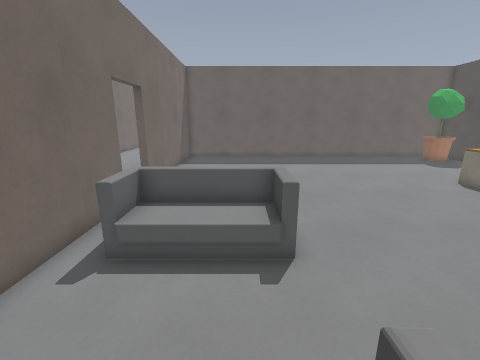
view 1 (above)

17 first-person views from a walk through a level from a Godot 3-D game. The camera is 1.2 m above the floor, tilts 14° down and sees 90° across. Doors that lead somewhere are drawn open, without their leaves. The floor is counted in squares, 0.5 m on a side. Each view is taken from the middle of a square. On the plan, view 1 faces up. The plan holds only what a view shows up to about 17 squares ahead; the rest is blank. The place goes on beyond the plan.

view 2
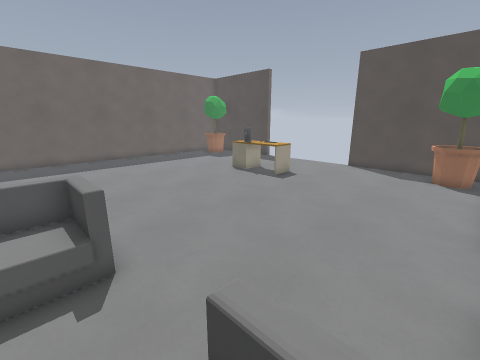

view 3
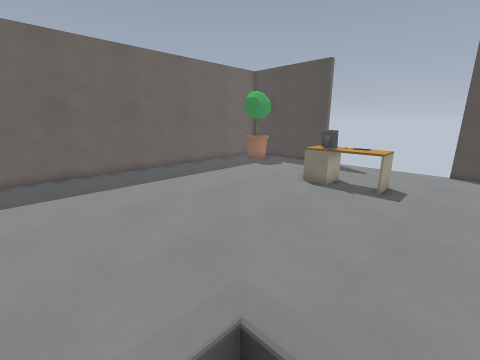

view 4
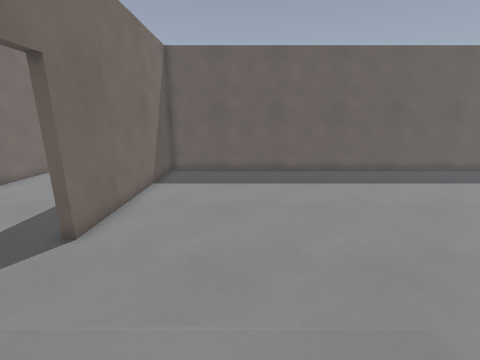

view 5
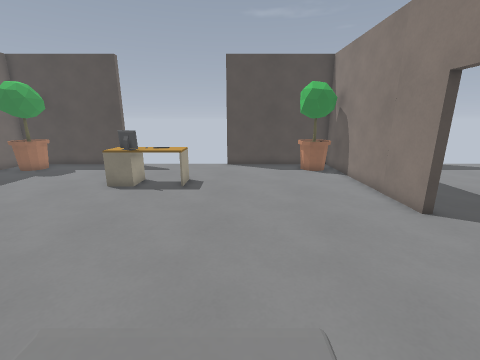

view 6
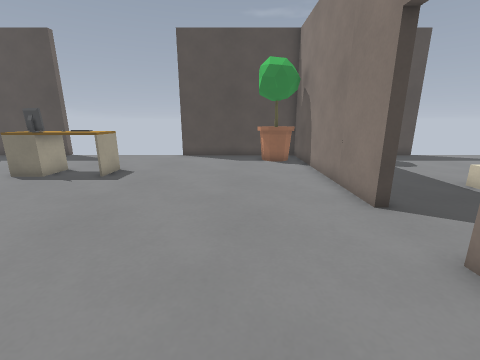

view 7
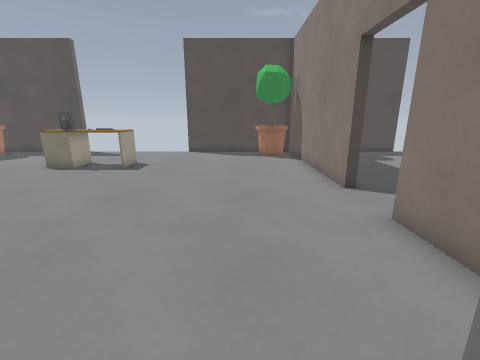

view 8
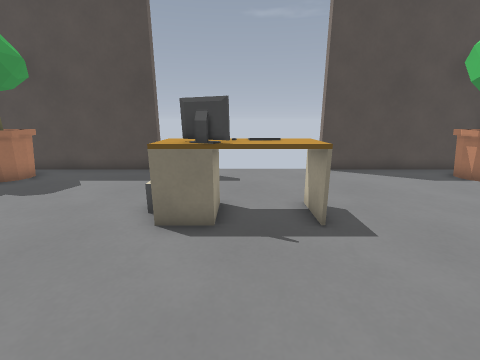

view 9
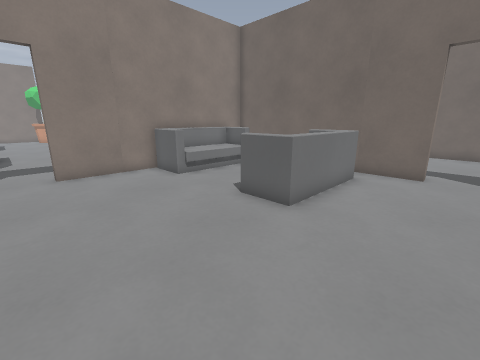

view 10
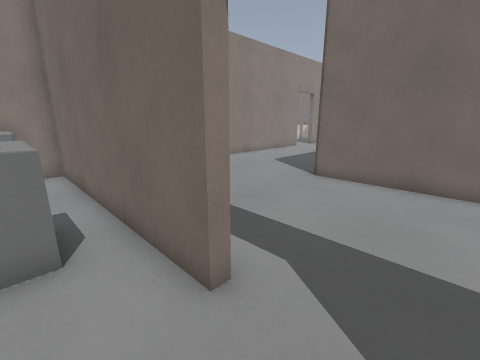

view 11
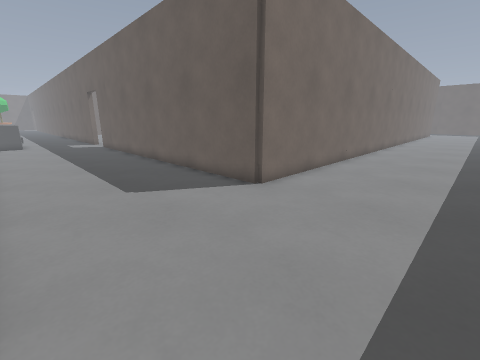

view 12
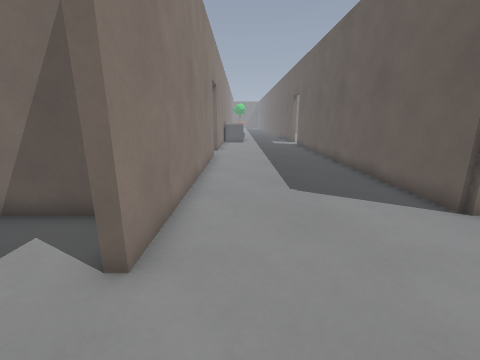

view 13
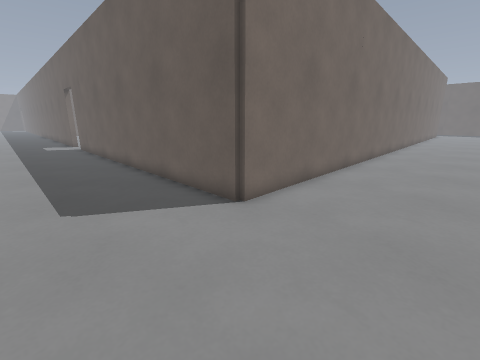

view 14
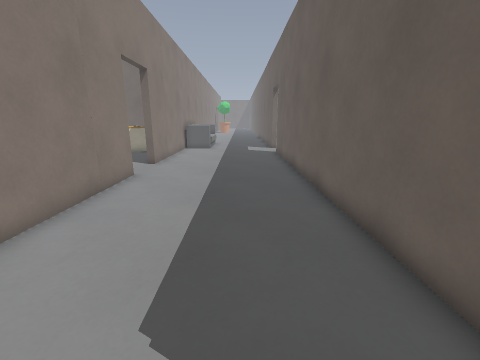

view 15
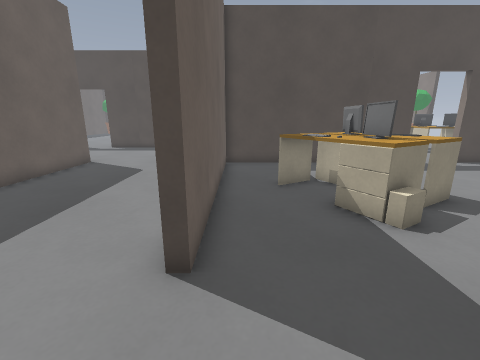

view 16
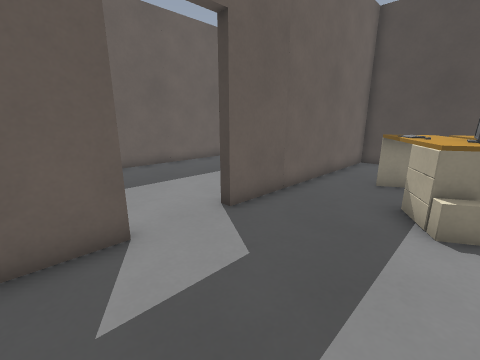

view 17
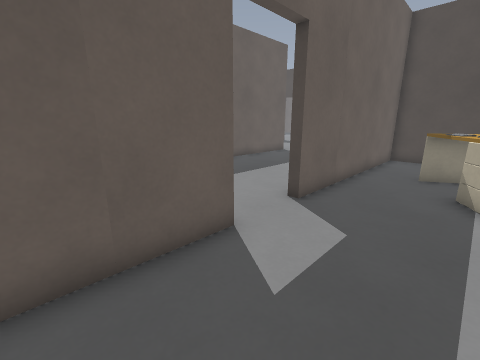

### Floor plan
Key: @ floor where view 1 was taken; # wall or solid block; . main floor; : floor 0.5 m higher than the main floor; D open door; v drop or lower ground; E desk; S sofa; P plant.
Columns run from 30 left of view 1 to 19 right of it. Each row starts with its distance up from view 1.
 23                    ..... #######################
 22                  #...... #.....................P #
 21                  #...... #....................PPP#
 20                  #...... #....................PPP#
 19                  #...... #.......................#
 18                  #...... #.......................#
 17                  #...... #.......................#
 16                  #...... #.......................#
 15                  #...... #.......................D
 14                  #.......#.......................D
 13                  #.......#................EEE....D
 12                  #........................EEE....D
 11                  #........................EEE....D
 10                  #........................EEE....D
  9                  #.......#................EEE....D
  8                  #.......#.......................D
  7 ##################...... #.SSSSS.................D
  6 ........................ #.   :S.................#
  5 ........................ #.....S.................#
  4 ........................ #.......................#
  3 ........................ #.......................#
  2 ........................ #. ...................P.#
  1 ........................ #.    S..............PPP#
  0 ...................... . #.   @S..............PPP#
 -1 ####...#############..   ###########...###########
 -2 .................#....              .....
 -3 .................#...              ........
 -4  .........EEE....#..               ..........
 -5 . .......vEEEE.  #.                ... ........
 -6   . .....EEEEE   #                 ... EEE.....

Where each view was taken, in squares from view 1:
view 1: 0 up, 0 right, facing up
view 2: 0 up, 0 right, facing up-right
view 3: 6 up, 0 right, facing up-right
view 4: 6 up, 0 right, facing up
view 5: 6 up, 0 right, facing right
view 6: 3 up, 2 right, facing right
view 7: 3 up, 0 right, facing right
view 8: 11 up, 7 right, facing right
view 9: 11 up, 7 right, facing down-left
view 10: 12 up, 3 left, facing down-left
view 11: 0 up, 7 left, facing up-left
view 12: 1 up, 7 left, facing left
view 13: 2 up, 8 left, facing up-left
view 14: 4 up, 13 left, facing left
view 15: 2 down, 27 left, facing right
view 16: 6 down, 28 left, facing up-right
view 17: 5 down, 30 left, facing up-right
